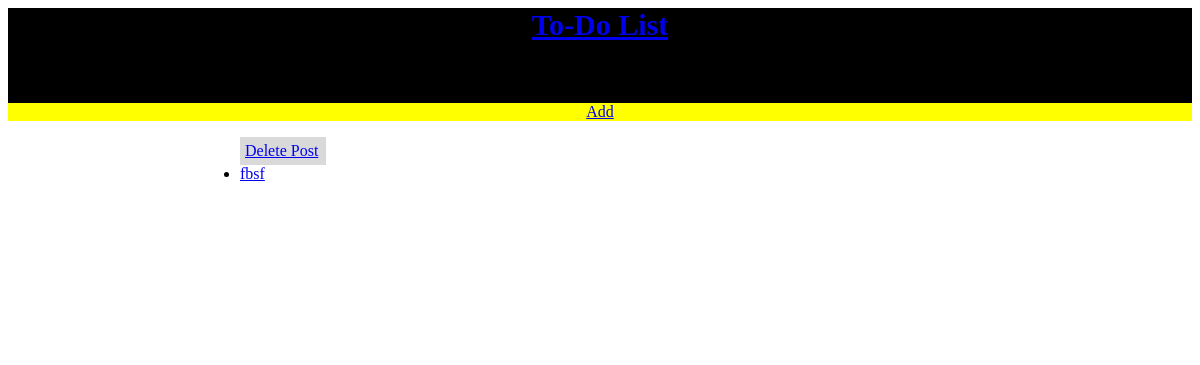
Before: / with the older database file.
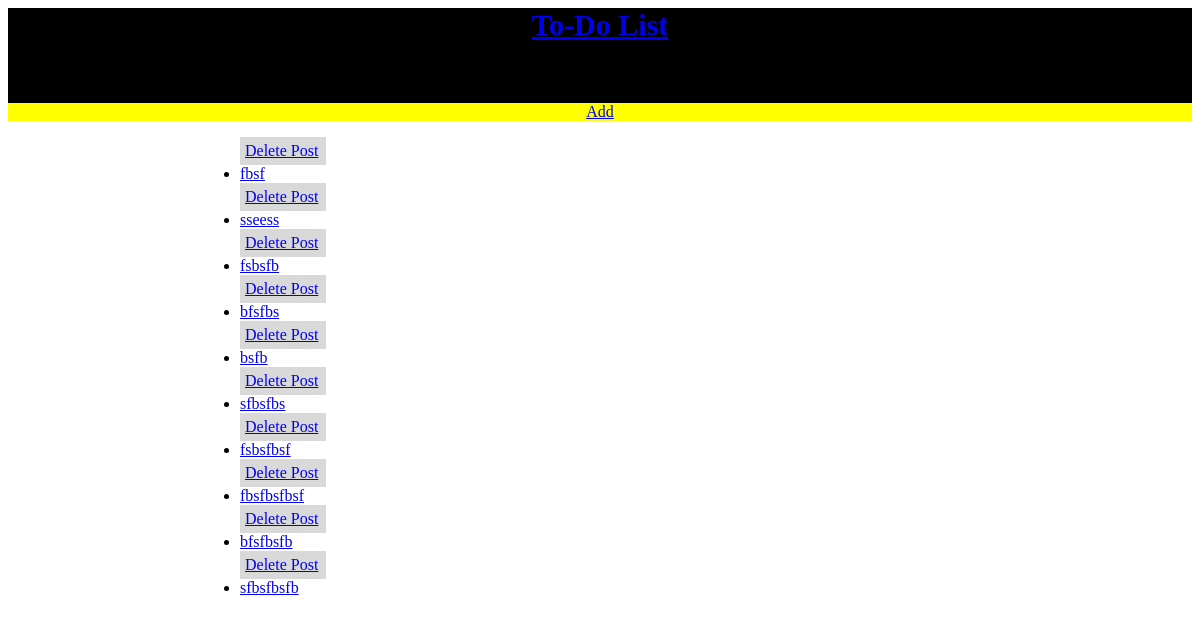
After: the same page with the newer database file.
### list/models.py (models this page shows, shortened)
class List(models.Model):
    title = models.CharField(max_length=50, default='')

### list/views.py (the view)
# urls.py: path('', HomePageView.as_view(), name='home'),
class HomePageView(ListView):
    model = List
    context_object_name = 'all_posts_list'
    template_name = 'home.html'

### templates/home.html (shortened to what this page needs)
{% extends 'base.html' %}
{% block content %}
   <div class="navigation">
     <nav>
        <a href="{% url 'post_new' %}">Add</a>
     </nav>
   </div>
 <div class="content">
    <ul>
       {% for list in all_posts_list %}
    <div class="delete">
       <a href="{% url 'delete' list.id %}">Delete Post</a><br>
    </div>
     <li><a href="{% url 'post_detail' list.id %}">{{ list.title }}</a></li>
       {% endfor %}
       {% endblock content %}

Changed rows visible on the page:
added List: title "sseess"
added List: title "fsbsfb"
added List: title "bfsfbs"
added List: title "bsfb"
added List: title "sfbsfbs"
added List: title "fsbsfbsf"
added List: title "fbsfbsfbsf"
added List: title "bfsfbsfb"
added List: title "sfbsfbsfb"
